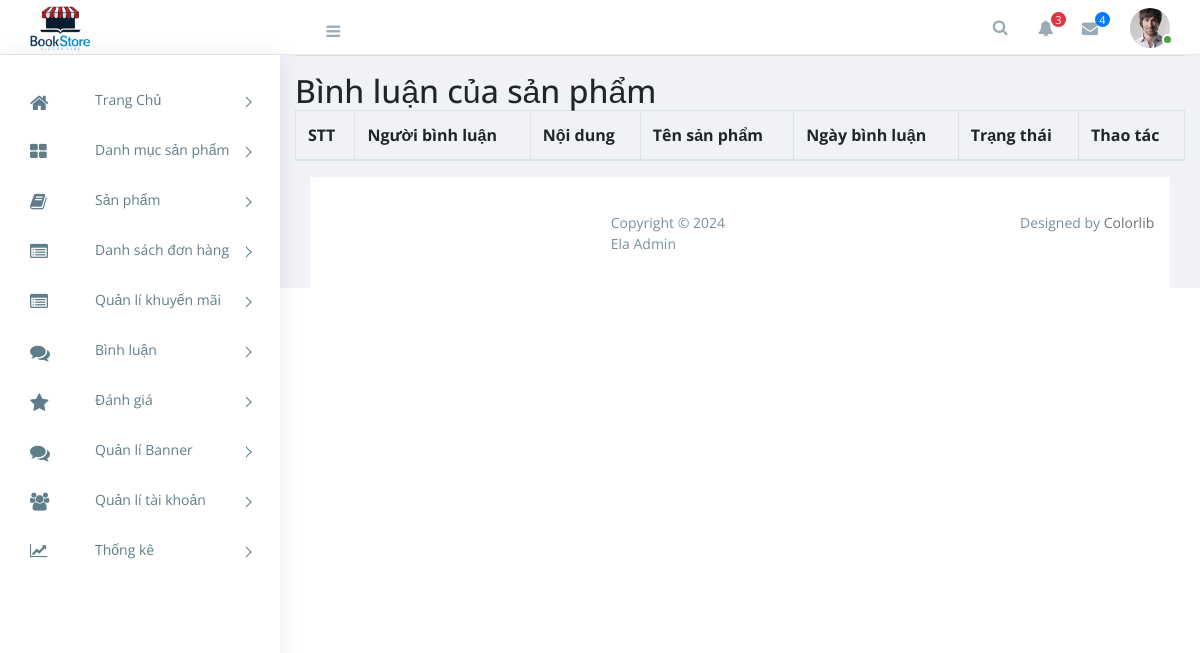
The app's page /admin/index.php?act=binh-luan, older data.
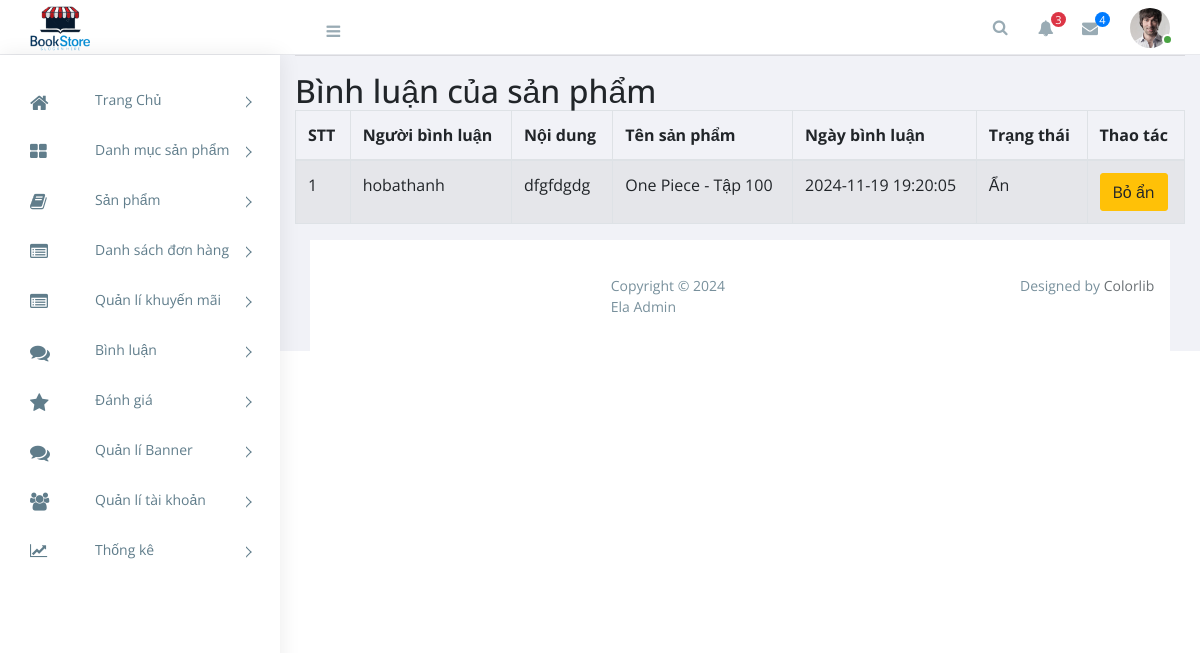
The same page, newer data.
### tables this page shows
CREATE TABLE `comment` (
  `ID` int NOT NULL,
  `user_id` int NOT NULL,
  `comics_id` int NOT NULL,
  `Content` text NOT NULL,
  `Like` int DEFAULT '0',
  `Dislike` int DEFAULT '0',
  `Create_at` datetime DEFAULT CURRENT_TIMESTAMP,
  `Update_at` datetime DEFAULT CURRENT_TIMESTAMP ON UPDATE CURRENT_TIMESTAMP,
  `status` tinyint(1) DEFAULT '2'
);

CREATE TABLE `users` (
  `id` int NOT NULL,
  `name` varchar(255) NOT NULL,
  `email` varchar(255) NOT NULL,
  `password` varchar(255) NOT NULL,
  `phone` varchar(15) NOT NULL,
  `avatar` varchar(255) NOT NULL,
  `role` enum('user','admin') DEFAULT 'user',
  `created_at` timestamp NULL DEFAULT CURRENT_TIMESTAMP,
  `updated_at` timestamp NULL DEFAULT CURRENT_TIMESTAMP ON UPDATE CURRENT_TIMESTAMP
);

CREATE TABLE `comics` (
  `id` int NOT NULL,
  `title` varchar(255) NOT NULL,
  `author_id` int DEFAULT NULL,
  `category_id` int DEFAULT NULL,
  `description` text,
  `publication_date` date DEFAULT NULL,
  `price` decimal(10,2) DEFAULT NULL,
  `original_price` decimal(10,2) NOT NULL DEFAULT '0.00',
  `stock_quantity` int DEFAULT NULL,
  `image` varchar(255) DEFAULT NULL,
  `created_at` timestamp NULL DEFAULT CURRENT_TIMESTAMP,
  `updated_at` timestamp NULL DEFAULT CURRENT_TIMESTAMP ON UPDATE CURRENT_TIMESTAMP
);

### admin/controllers/BinhluanController.php (called while the page is built, shortened)
<?php
class AdminBinhluanController
{
   public $modelbinhluan;
   public function __construct(){
      $this->modelbinhluan = new AdminBinhluan();
   }
   public function listBinhluan() {
    $comments = $this->modelbinhluan->getAllBinhLuan();
    require_once './views/binhluan/listbinhluan.php';
}
}

### commons/core.php (called while the page is built, shortened)
<?php
function connectDB() {
    $host = DB_HOST;
    $port = DB_PORT;
    $dbname = DB_NAME;
    try {
        $conn = new PDO("mysql:host=$host;port=$port;dbname=$dbname", DB_USERNAME, DB_PASSWORD);
        $conn->setAttribute(PDO::ATTR_ERRMODE, PDO::ERRMODE_EXCEPTION);
        $conn->setAttribute(PDO::ATTR_DEFAULT_FETCH_MODE, PDO::FETCH_ASSOC);
        return $conn;
    } catch (PDOException $e) {
        echo ("Connection failed: " . $e->getMessage());
    }
}
?>

### admin/models/AdminBinhluan.php (called while the page is built, shortened)
<?php
class AdminBinhluan{
    public $conn;
    public function __construct()
    {
        $this->conn=connectDB();
    }
         public function getAllBinhLuan() {
            try {
                $sql = "SELECT comment.*, users.name, comics.title
                        FROM comment
                        INNER JOIN users ON comment.user_id = users.id
                        INNER JOIN comics ON comment.comics_id = comics.id";
                $stmt = $this->conn->prepare($sql);
                $stmt->execute();
                return $stmt->fetchAll();
            } catch (Exception $e) {
                echo 'Lỗi: ' . $e->getMessage();
            }
        }
    }

### admin/views/binhluan/listbinhluan.php (the view, shortened to what this page needs)
<div class="col-12">
          <hr>
          <h2>Bình luận của sản phẩm</h2>
          <div class="">
            <table id="example1" class="table table-bordered table-striped">
              <thead>
                <tr>
                  <th>STT</th>
                  <th>Người bình luận</th>
                  <th>Nội dung</th>
                  <th>Tên sản phẩm</th>
                  <th>Ngày bình luận</th>
                  <th>Trạng thái</th>
                  <th>Thao tác</th>
                </tr>
              </thead>
              <tbody>
              <?php foreach ($comments as $key => $binhLuan) : ?>
                  <tr>
                    <td><?= $key + 1 ?></td>
                    <td>
                    <a >
                        <?= $binhLuan['name'] ?>
                      </a>
                    </td>
                    <td><?= $binhLuan['Content'] ?></td>
                    <td><?= $binhLuan['title'] ?></td>
                    <td><?= $binhLuan['Create_at'] ?></td>
                    <td><?= $binhLuan['status'] == 1 ? 'Hiển thị' : 'Ẩn' ?></td>
                    <td>
                      <div class="btn-group">
                      <form action="http://localhost/duan1/admin/?act=update-trang-thai-binh-luan" method="post">
                          <button type="submit" class="btn btn-warning">
                              <?= $binhLuan['status'] == 1 ? 'Ẩn' : 'Bỏ ẩn' ?>
                          </button>
                      </form>
                      </div>
                    </td>
                  </tr>
                <?php endforeach ?>
              </tbody>
            </table>
          </div>
        </div>

Row changes from the older to the newer data that the page shows:
added comment: user.name "hobathanh", Content "dfgfdgdg", comics.title "One Piece - Tập 100", Create_at "2024-11-19 19:20:05", status "Ẩn"
